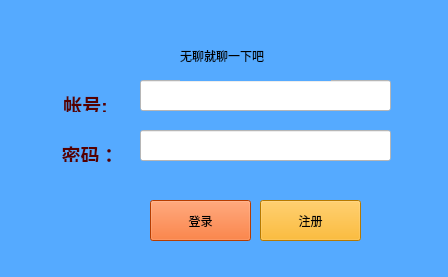
<?xml version="1.0" encoding="UTF-8"?>
<ui version="4.0">
 <class>MainWindow</class>
 <widget class="QMainWindow" name="MainWindow">
  <property name="geometry">
   <rect>
    <x>0</x>
    <y>0</y>
    <width>448</width>
    <height>277</height>
   </rect>
  </property>
  <property name="windowTitle">
   <string>O(∩_∩)O无聊来登录</string>
  </property>
  <property name="styleSheet">
   <string notr="true">background-color: rgb(85, 170, 255);
border-color: rgb(85, 0, 127);</string>
  </property>
  <property name="documentMode">
   <bool>false</bool>
  </property>
  <property name="tabShape">
   <enum>QTabWidget::Rounded</enum>
  </property>
  <widget class="QWidget" name="centralWidget">
   <widget class="QPushButton" name="pushButton_login">
    <property name="geometry">
     <rect>
      <x>150</x>
      <y>200</y>
      <width>101</width>
      <height>41</height>
     </rect>
    </property>
    <property name="styleSheet">
     <string notr="true">background-color: rgb(255, 85, 0);</string>
    </property>
    <property name="text">
     <string>登录</string>
    </property>
   </widget>
   <widget class="QPushButton" name="pushButton_submit">
    <property name="geometry">
     <rect>
      <x>260</x>
      <y>200</y>
      <width>101</width>
      <height>41</height>
     </rect>
    </property>
    <property name="styleSheet">
     <string notr="true">background-color: rgb(255, 170, 0);</string>
    </property>
    <property name="text">
     <string>注册</string>
    </property>
    <property name="checkable">
     <bool>false</bool>
    </property>
   </widget>
   <widget class="QLabel" name="label">
    <property name="geometry">
     <rect>
      <x>60</x>
      <y>90</y>
      <width>51</width>
      <height>22</height>
     </rect>
    </property>
    <property name="styleSheet">
     <string notr="true">color: rgb(85, 0, 0);</string>
    </property>
    <property name="text">
     <string>&lt;!DOCTYPE HTML PUBLIC &quot;-//W3C//DTD HTML 4.0//EN&quot; &quot;http://www.w3.org/TR/REC-html40/strict.dtd&quot;&gt;
&lt;html&gt;&lt;head&gt;&lt;meta name=&quot;qrichtext&quot; content=&quot;1&quot; /&gt;&lt;style type=&quot;text/css&quot;&gt;
p, li { white-space: pre-wrap; }
&lt;/style&gt;&lt;/head&gt;&lt;body style=&quot; font-family:'宋体'; font-size:9pt; font-weight:400; font-style:normal;&quot;&gt;
&lt;p align=&quot;center&quot; style=&quot; margin-top:0px; margin-bottom:0px; margin-left:0px; margin-right:0px; -qt-block-indent:0; text-indent:0px;&quot;&gt;&lt;span style=&quot; font-size:14pt; font-weight:600;&quot;&gt;帐号:&lt;/span&gt;&lt;/p&gt;&lt;/body&gt;&lt;/html&gt;</string>
    </property>
   </widget>
   <widget class="QLabel" name="label_2">
    <property name="geometry">
     <rect>
      <x>60</x>
      <y>140</y>
      <width>60</width>
      <height>22</height>
     </rect>
    </property>
    <property name="styleSheet">
     <string notr="true">color: rgb(85, 0, 0);</string>
    </property>
    <property name="text">
     <string>&lt;!DOCTYPE HTML PUBLIC &quot;-//W3C//DTD HTML 4.0//EN&quot; &quot;http://www.w3.org/TR/REC-html40/strict.dtd&quot;&gt;
&lt;html&gt;&lt;head&gt;&lt;meta name=&quot;qrichtext&quot; content=&quot;1&quot; /&gt;&lt;style type=&quot;text/css&quot;&gt;
p, li { white-space: pre-wrap; }
&lt;/style&gt;&lt;/head&gt;&lt;body style=&quot; font-family:'宋体'; font-size:9pt; font-weight:400; font-style:normal;&quot;&gt;
&lt;p align=&quot;center&quot; style=&quot; margin-top:0px; margin-bottom:0px; margin-left:0px; margin-right:0px; -qt-block-indent:0; text-indent:0px;&quot;&gt;&lt;span style=&quot; font-size:14pt; font-weight:600;&quot;&gt;密码：&lt;/span&gt;&lt;/p&gt;&lt;/body&gt;&lt;/html&gt;</string>
    </property>
   </widget>
   <widget class="QLineEdit" name="lineEdit_account">
    <property name="geometry">
     <rect>
      <x>140</x>
      <y>80</y>
      <width>251</width>
      <height>31</height>
     </rect>
    </property>
    <property name="styleSheet">
     <string notr="true">background-color: rgb(255, 255, 255);</string>
    </property>
   </widget>
   <widget class="QLineEdit" name="lineEdit_password">
    <property name="geometry">
     <rect>
      <x>140</x>
      <y>130</y>
      <width>251</width>
      <height>31</height>
     </rect>
    </property>
    <property name="styleSheet">
     <string notr="true">background-color: rgb(255, 255, 255);</string>
    </property>
   </widget>
   <widget class="QLabel" name="label_logo">
    <property name="geometry">
     <rect>
      <x>50</x>
      <y>30</y>
      <width>51</width>
      <height>51</height>
     </rect>
    </property>
    <property name="styleSheet">
     <string notr="true">background-image: url(:/2副本.png);</string>
    </property>
    <property name="text">
     <string/>
    </property>
   </widget>
   <widget class="QLabel" name="label_3">
    <property name="geometry">
     <rect>
      <x>180</x>
      <y>30</y>
      <width>151</width>
      <height>51</height>
     </rect>
    </property>
    <property name="styleSheet">
     <string notr="true">font: 16pt &quot;宋体&quot;;
color: rgb(0, 0, 0);
text-align:center;</string>
    </property>
    <property name="text">
     <string>无聊就聊一下吧</string>
    </property>
   </widget>
  </widget>
  <widget class="QStatusBar" name="statusBar"/>
 </widget>
 <layoutdefault spacing="6" margin="11"/>
 <resources/>
 <connections/>
</ui>
